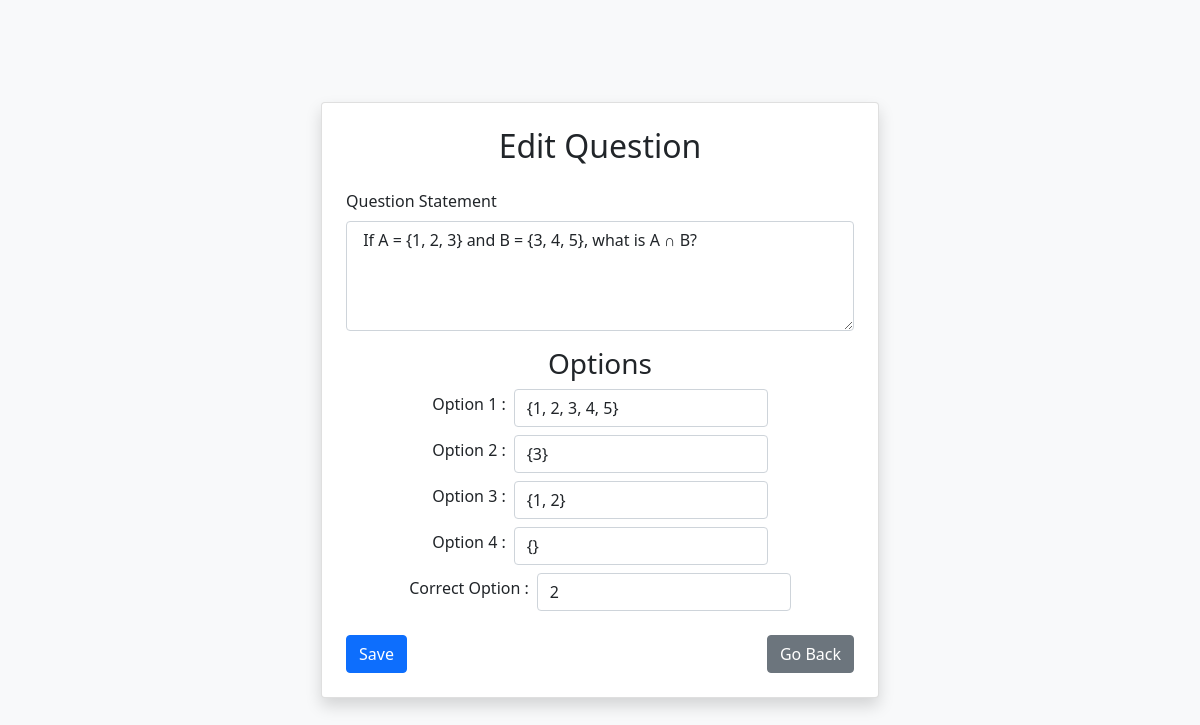
The page /admin/edit-question?id=2 (signed in) on the database its author committed.
### models/model.py (models this page shows)
class Question(db.Model):
    __tablename__ = 'question'
    id = db.Column(db.Integer, primary_key=True, autoincrement=True)
    quiz_id = db.Column(db.Integer, db.ForeignKey('quiz.id'))
    question_statement = db.Column(db.Text)
    option1 = db.Column(db.String(200))
    option2 = db.Column(db.String(200))
    option3 = db.Column(db.String(200))
    option4 = db.Column(db.String(200))
    correct_option = db.Column(db.String(10))

### controllers/admin_controller.py (the view, shortened to what this page needs)
@app.route("/admin/edit-question", methods = ["POST", "GET"])
@login_required
@admin_only
def edit_question():
    question_id = request.args.get("id")
    if not question_id:
        flash("Something Went Wrong! Try Again..." , "danger")
        return redirect(request.referrer)
    question = db.session.query(Question).filter(Question.id == question_id).first()
    if not question:
        flash("Something Went Wrong! Try Again..." , "danger")
        return redirect(request.referrer)
    return render_template("admin/question.html", question = question, edit_question = True)

### app.py (called while the page is built)
@login_manager.user_loader
def load_user(user_id):
    return User.query.get(int(user_id))

### controllers/admin_controller.py (called while the page is built)
def admin_only(func):
    @wraps(func)
    def decorated_function(*args, **kwargs):
        if current_user.id != 1:
            abort(403)
        return func(*args, **kwargs)
    return decorated_function

### templates/admin/question.html (shortened to what this page needs)
{% extends "admin/formbase.html" %}
{% block content %}
{% if edit_question %}
<div class="card shadow p-4 mx-auto w-50 w-md-75 w-sm-100">
    <h2 class="mb-4 text-center">Edit Question</h2>
    <form action="" method="post">
        <div class="mb-3">
            <label for="question_statement" class="form-label">Question Statement</label>
            <textarea class="form-control" name="question_statement" rows="4"
                required> {{question.question_statement}}</textarea>
        </div>
        <h3 class="mb-2 text-center">Options</h3>
        <div class="mb-2 d-flex align-items-center justify-content-center">
            <label for="option1" class="form-label me-2">Option 1 : </label>
            <input type="text" class="form-control w-50" name="option1" value="{{question.option1}}"
                required>
        </div>
        <div class="mb-2 d-flex align-items-center justify-content-center">
            <label for="option2" class="form-label me-2">Option 2 : </label>
            <input type="text" class="form-control w-50" name="option2" value="{{question.option2}}"
                required>
        </div>
        <div class="mb-2 d-flex align-items-center justify-content-center">
            <label for="option3" class="form-label me-2">Option 3 : </label>
            <input type="text" class="form-control w-50" name="option3" value="{{question.option3}}"
                required>
        </div>
        <div class="mb-2 d-flex align-items-center justify-content-center">
            <label for="option4" class="form-label me-2">Option 4 : </label>
            <input type="text" class="form-control w-50" name="option4" value="{{question.option4}}"
                required>
        </div>
        <div class="mb-4 d-flex align-items-center justify-content-center">
            <label for="correct-option" class="form-label me-2">Correct Option : </label>
            <select class="form-control w-50" name="correct-option" id="correct-option" required>
                {% for i in range(1,5) %}
                    {% if question.correct_option == i | string %}
                    <option value="{{i}}" selected>{{i}}</option>
                    {% else %}
                    <option value="{{i}}">{{i}}</option>
                    {% endif %}
                {% endfor %}
            </select>
        </div>
        <div class="d-flex justify-content-between">
            <button type="submit" class="btn btn-primary">Save</button>
            <a href="/admin/quiz" class="btn btn-secondary">Go Back</a>
        </div>
    </form>
</div>
{% endif %}
{%endblock%}

### rows shown on the page
Question: question_statement "If A = {1, 2, 3} and B = {3, 4, 5}, what is A ∩ B?", option1 "{1, 2, 3, 4, 5}", option2 "{3}", option3 "{1, 2}", option4 "{}", correct-option "2"
